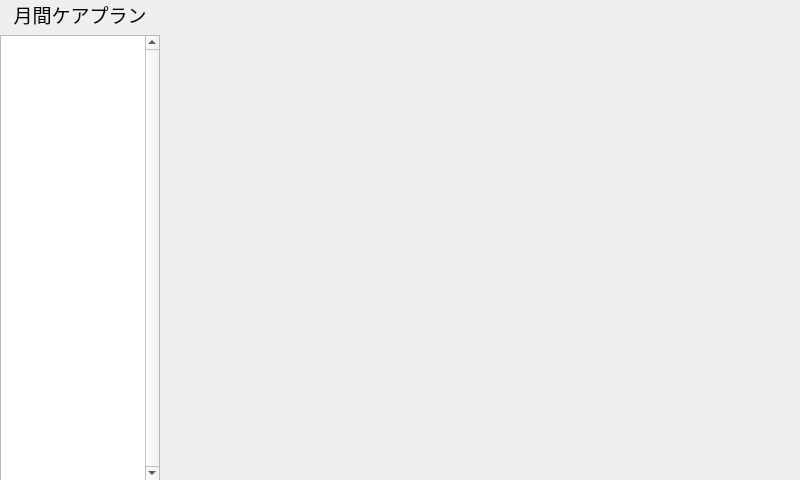
<?xml version="1.0" encoding="UTF-8"?>
<ui version="4.0">
 <class>monthly_care_plan</class>
 <widget class="QWidget" name="monthly_care_plan">
  <property name="geometry">
   <rect>
    <x>0</x>
    <y>0</y>
    <width>800</width>
    <height>480</height>
   </rect>
  </property>
  <property name="windowTitle">
   <string>Form</string>
  </property>
  <widget class="QWidget" name="verticalLayoutWidget">
   <property name="geometry">
    <rect>
     <x>0</x>
     <y>0</y>
     <width>160</width>
     <height>481</height>
    </rect>
   </property>
   <layout class="QVBoxLayout" name="verticalLayout">
    <item>
     <widget class="QLabel" name="care_plan_label">
      <property name="font">
       <font>
        <pointsize>14</pointsize>
       </font>
      </property>
      <property name="text">
       <string>月間ケアプラン</string>
      </property>
      <property name="alignment">
       <set>Qt::AlignCenter</set>
      </property>
     </widget>
    </item>
    <item>
     <widget class="QListWidget" name="human_list">
      <property name="mouseTracking">
       <bool>false</bool>
      </property>
      <property name="verticalScrollBarPolicy">
       <enum>Qt::ScrollBarAlwaysOn</enum>
      </property>
     </widget>
    </item>
   </layout>
  </widget>
 </widget>
 <resources/>
 <connections/>
</ui>
